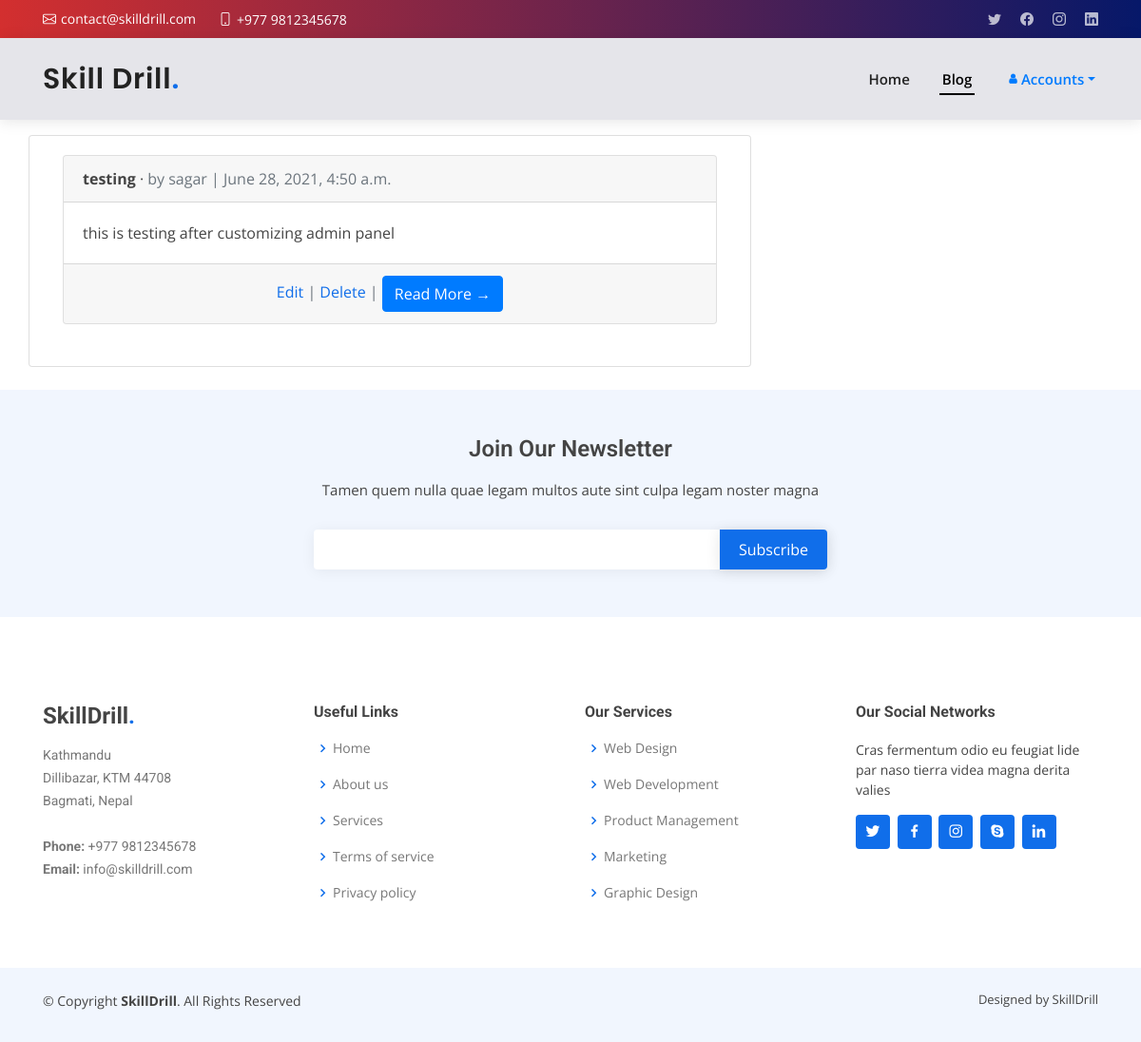
/blog/, run on an earlier commit of the app's database.
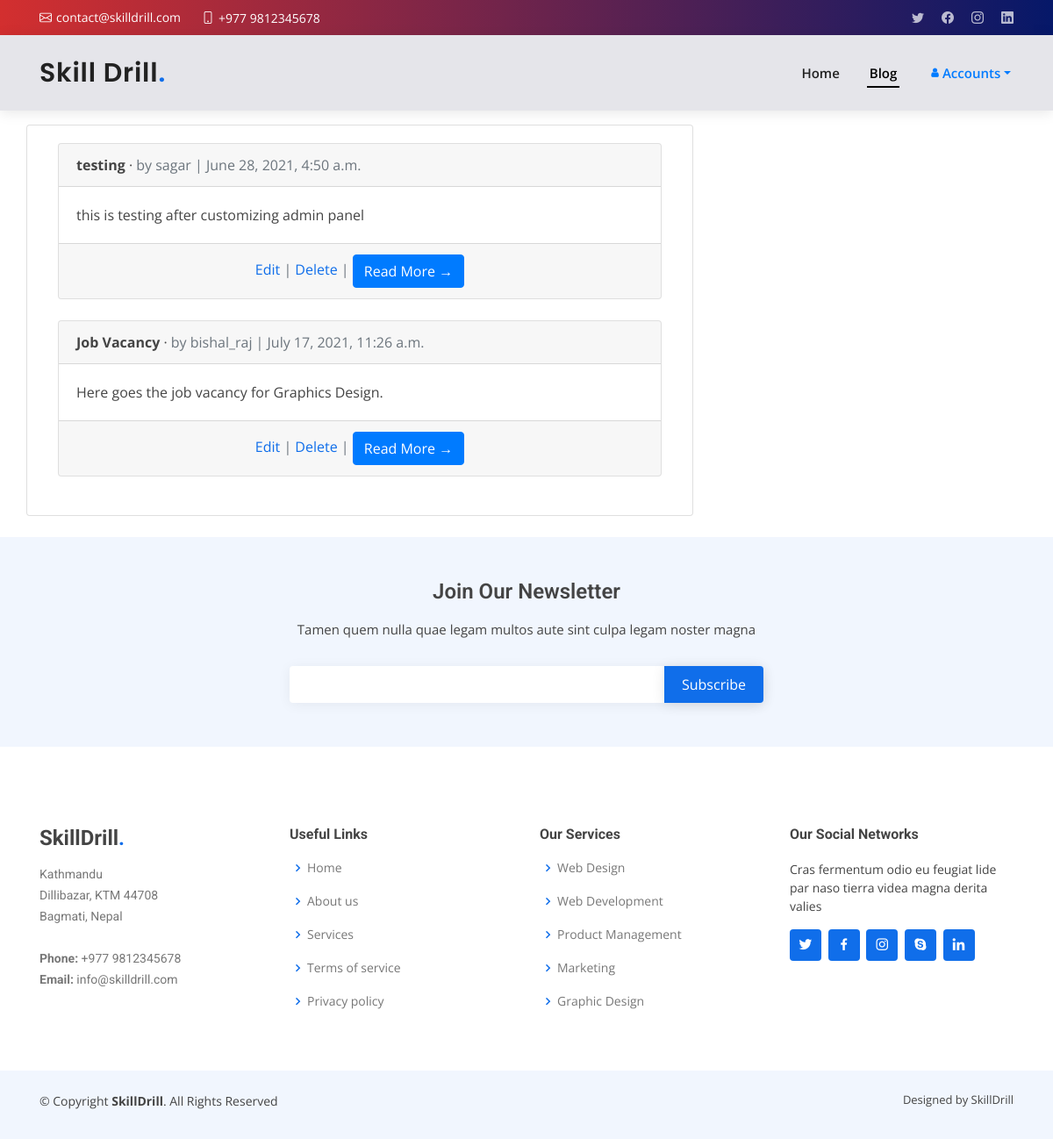
And on a later commit of the database.
### blog/models.py (models this page shows)
class Post(models.Model):
    title = models.CharField(max_length=255)
    body = models.TextField()
    date = models.DateTimeField(auto_now_add=True)
    author = models.ForeignKey(
        get_user_model(),
        on_delete=models.CASCADE,
        )

### blog/views.py (the view)
# urls.py: path("", views.PostList.as_view(), name="blog"),
class PostList(ListView):
    model = Post
    template_name = "blog/post_list.html"

### blog/templates/blog/post_list.html (shortened to what this page needs)
{% extends "layout.html" %}
{% load static %}
{% block body %}
{% include 'blog_nav.html' %}
<div class="container">
  <div class="row">
    <div class="col-md-8 card mb-4  mt-3 left  top">
      <div class="card-body">
        {% for post in object_list %}
        <div class="card">
            <div class="card-header">
                <span class="font-weight-bold">{{ post.title }}</span> &middot;
                <span class="text-muted">by {{ post.author }} |
                    {{ post.date }}</span>
            </div>
            <div class="card-body">
                {{ post.body }}
            </div>
                <div class="card-footer text-center text-muted">
                    <a href="#">Edit</a> | <a href="#">Delete</a> | <a href="{% url 'post_detail' post.pk  %}" class="btn btn-primary">Read More &rarr;</a>
                </div>
        </div>
        <br/>
            {% endfor %}
      </div>
    </div>
  </div>
</div>
{% endblock %}

### skilldrill/templates/layout.html (shortened to what this page needs)
<!DOCTYPE html>
{% load static %}
<html lang="en">
<head>
<link rel="stylesheet" href="https://maxcdn.bootstrapcdn.com/bootstrap/4.0.0/css/bootstrap.min.css">
<link href="{% static 'vendor/aos/aos.css' %}" rel="stylesheet">
<link href="{% static 'vendor/bootstrap/css/bootstrap.min.css'%}" rel="stylesheet">
<link href="{% static 'vendor/bootstrap-icons/bootstrap-icons.css'%}" rel="stylesheet">
<link href="{% static 'vendor/boxicons/css/boxicons.min.css' %}" rel="stylesheet">
<link href="{% static 'vendor/glightbox/css/glightbox.min.css' %}" rel="stylesheet">
<link href="{% static 'vendor/swiper/swiper-bundle.min.css' %}" rel="stylesheet">
<link href="https://maxcdn.bootstrapcdn.com/font-awesome/4.7.0/css/font-awesome.min.css" rel="stylesheet" />
<link rel="stylesheet" href="{% static 'css/bootstrap/bootstrap.min.css' %}">
<link href="{% static 'css/style.css' %}" rel="stylesheet">
</head>
<body>
{% block body %}
{% endblock %}
  <footer id="footer">
    <div class="footer-newsletter">
      <div class="container">
        <div class="row justify-content-center">
          <div class="col-lg-6">
            <h4>Join Our Newsletter</h4>
            <p>Tamen quem nulla quae legam multos aute sint culpa legam noster magna</p>
            <form action="" method="post">
              <input type="email" name="email"><input type="submit" value="Subscribe">
            </form>
          </div>
        </div>
      </div>
    </div>
    <div class="footer-top">
      <div class="container">
        <div class="row">
          <div class="col-lg-3 col-md-6 footer-contact">
            <h3>SkillDrill<span>.</span></h3>
            <p>
              Kathmandu <br>
              Dillibazar, KTM 44708<br>
              Bagmati, Nepal <br><br>
              <strong>Phone:</strong> +977 9812345678<br>
              <strong>Email:</strong> info@skilldrill.com<br>
            </p>
          </div>
          <div class="col-lg-3 col-md-6 footer-links">
            <h4>Useful Links</h4>
            <ul>
              <li><i class="bx bx-chevron-right"></i> <a href="#">Home</a></li>
              <li><i class="bx bx-chevron-right"></i> <a href="#">About us</a></li>
              <li><i class="bx bx-chevron-right"></i> <a href="#">Services</a></li>
              <li><i class="bx bx-chevron-right"></i> <a href="#">Terms of service</a></li>
              <li><i class="bx bx-chevron-right"></i> <a href="#">Privacy policy</a></li>
            </ul>
          </div>
          <div class="col-lg-3 col-md-6 footer-links">
            <h4>Our Services</h4>
            <ul>
              <li><i class="bx bx-chevron-right"></i> <a href="#">Web Design</a></li>
              <li><i class="bx bx-chevron-right"></i> <a href="#">Web Development</a></li>
              <li><i class="bx bx-chevron-right"></i> <a href="#">Product Management</a></li>
              <li><i class="bx bx-chevron-right"></i> <a href="#">Marketing</a></li>
              <li><i class="bx bx-chevron-right"></i> <a href="#">Graphic Design</a></li>
            </ul>
          </div>
          <div class="col-lg-3 col-md-6 footer-links">
            <h4>Our Social Networks</h4>
            <p>Cras fermentum odio eu feugiat lide par naso tierra videa magna derita valies</p>
            <div class="social-links mt-3">
              <a href="#" class="twitter"><i class="bx bxl-twitter"></i></a>
              <a href="#" class="facebook"><i class="bx bxl-facebook"></i></a>
              <a href="#" class="instagram"><i class="bx bxl-instagram"></i></a>
              <a href="#" class="google-plus"><i class="bx bxl-skype"></i></a>
              <a href="#" class="linkedin"><i class="bx bxl-linkedin"></i></a>
            </div>
          </div>
        </div>
      </div>
    </div>
    <div class="container py-4">
      <div class="copyright">
        &copy; Copyright <strong><span>SkillDrill</span></strong>. All Rights Reserved
      </div>
      <div class="credits">
        Designed by SkillDrill</a>
      </div>
    </div>
  </footer>
</body>
</html>

### skilldrill/templates/blog_nav.html (shortened to what this page needs)
{% load static %}
<section id="topbar" class="d-flex align-items-center ">
  <div class="container d-flex justify-content-center justify-content-md-between">
    <div class="contact-info d-flex align-items-center">
      <i class="bi bi-envelope d-flex align-items-center"><a href="mailto:contact@example.com">contact@skilldrill.com</a></i>
      <i class="bi bi-phone d-flex align-items-center ms-4"><span>+977 9812345678</span></i>
    </div>
    <div class="social-links d-none d-md-flex align-items-center">
      <a href="#" class="twitter"><i class="bi bi-twitter"></i></a>
      <a href="#" class="facebook"><i class="bi bi-facebook"></i></a>
      <a href="#" class="instagram"><i class="bi bi-instagram"></i></a>
      <a href="#" class="linkedin"><i class="bi bi-linkedin"></i></a>
    </div>
  </div>
</section>
<header id="header" class="d-flex align-items-center ">
  <div class="container d-flex align-items-center justify-content-between ">
    <h1 class="logo"><a href="{% url 'home' %}">Skill Drill<span>.</span></a></h1>
    <nav id="navbar" class="navbar">
      <ul>
        <li><a class="nav-link scrollto " href="{% url 'home' %}">Home</a></li>
        <li><a class="nav-link scrollto active" href="{% url 'blog' %}">Blog</a></li>
        {% if user.is_authenticated %}
                  <li class="nav-item">
                      <a class="nav-link dropdown-toggle" href="#" id="userMenu"
                          data-toggle="dropdown" aria-haspopup="true"
                          aria-expanded="false">
                          <i class="fa fa-user mr-1 text-success"></i>{{ user.username }}
                      </a>
                      <div class="dropdown-menu dropdown-menu-right" aria-labelledby="userMenu">
                          <a class="dropdown-item" href="{% url 'logout' %}">Log Out</a>
                      </div>
                  </li>
            {% else %}
                  <li class="nav-item">
                      <a class="nav-link dropdown-toggle text-primary" href="#" id="usersMenu"
                          data-toggle="dropdown" aria-haspopup="true"
                          aria-expanded="false">
                          Accounts
                      </a>
                  </li>
            {% endif %}
      </ul>
    </nav>
  </div>
</header>

What changed in the data, as far as the page shows it:
added Post: title "Job Vacancy", author "bishal_raj", date "July 17, 2021, 11:26 a.m.", body "Here goes the job vacancy for Graphics Design."
